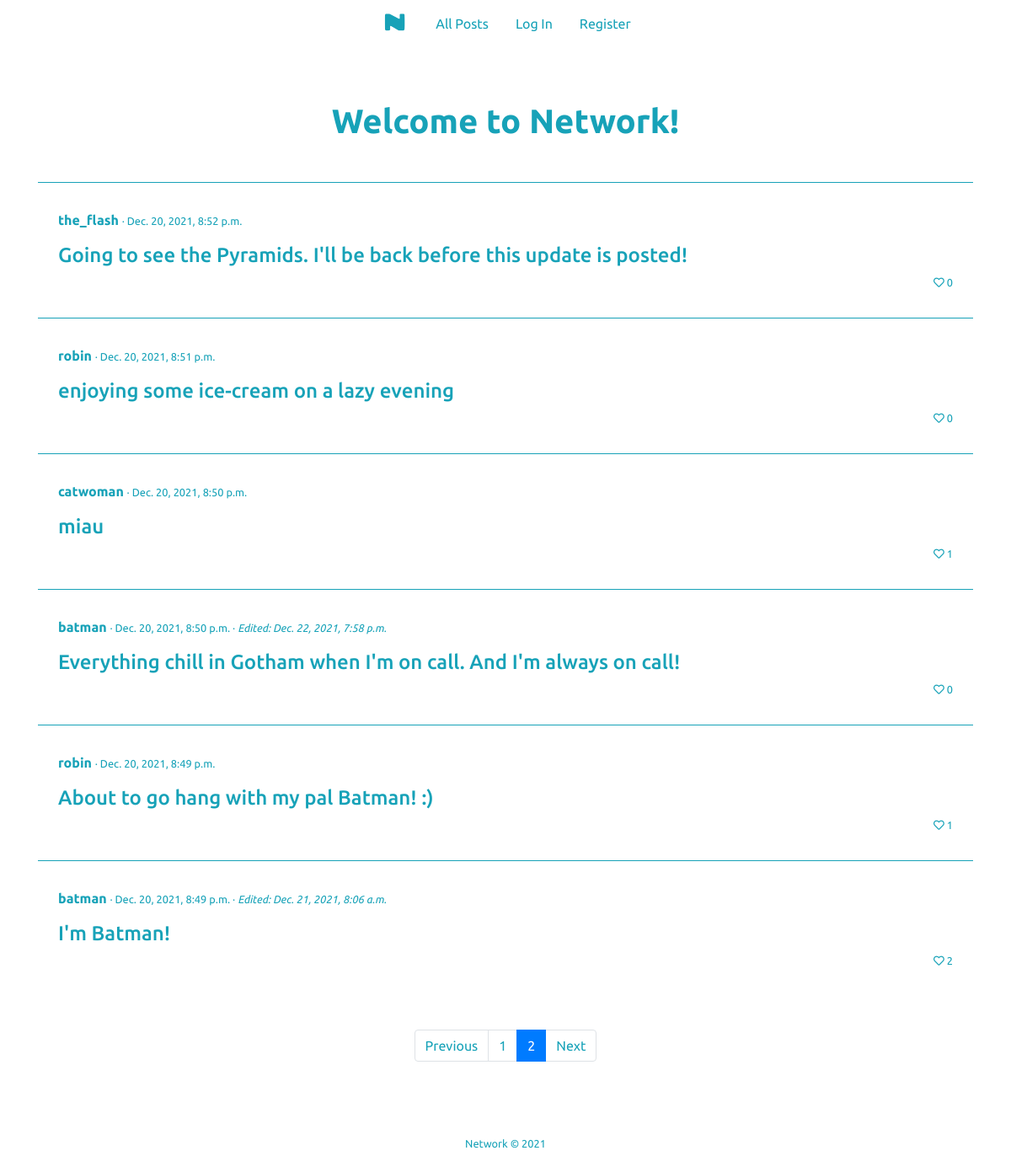
The page /network/allposts?page=2 on the database its author committed.
### network/models.py (models this page shows, shortened)
class Post(models.Model):
    text = models.TextField(max_length=300)
    author = models.ForeignKey("User", on_delete=models.PROTECT, related_name="post_author")
    timestamp = models.DateTimeField(auto_now_add=True)
    modified = models.DateTimeField(auto_now=True)
    liked = models.ManyToManyField("User", blank=True, related_name="likedby")

class User(AbstractUser):
    pass

### network/views.py (the view)
# urls.py: path("network/allposts", views.allposts, name="allposts"),
def allposts(request):
    userinfo = False
    if request.user.is_authenticated:
        userinfo = User.objects.get(username=request.user)
    postslist = Post.objects.all().order_by("-timestamp")
    paginator = Paginator(postslist, 10) # Show 10 posts per page.
    page = request.GET.get('page', 1)
    try:
        posts = paginator.page(page)
    except PageNotAnInteger:
        posts = paginator.page(1)
    except EmptyPage:
        posts = paginator.page(paginator.num_pages)
    return render(request, "network/allposts.html", {
        "posts": posts,
        "user": userinfo
    })

### network/templates/network/allposts.html (shortened to what this page needs)
{% extends "network/layout.html" %}
{% load static %}
{% block body %}
    <div class="container mt-5 pt-3">
        <h1 class="text-info mb-5 text-center font-weight-bold">Welcome to Network!</h1>
        {% for post in posts %}
        <div class="border border-info border-bottom-0 border-left-0 border-right-0 text-info mb-2">
            <div class="mt-4 py-2 px-4">
                <p>
                    <span><a href="{% url 'profile' post.author %}" class="viewprofile text-info font-weight-bold">{{ post.author }}</a></span>
                    {% if post.timestamp == post.modified %}
                        <span class="small"> · {{ post.timestamp }}</span>
                    {% else %}
                        <span class="small"> · {{ post.timestamp }} · <em>Edited: {{ post.modified }}</em></span>
                    {% endif %}
                </p>
                <h4 class="mt4 post-{{post.id }}">{{ post.text }}</h4>
                {% if user.is_authenticated %}
                    {% if user == post.author %}
                        <p class=" small text-right">
                            <i class='far fa-heart heart like-author no-drop'></i> {{ post.liked.all.count }}
                        </p>
                    {% else %}
                        {% if user in post.liked.all %}
                            <p class=" small text-right">
                                <i data-postid="{{ post.id }}" class='fas fa-heart text-danger heart heart-dislike'></i> {{ post.liked.all.count }}
                            </p>
                        {% else %}
                            <p class=" small text-right">
                                <i data-postid="{{ post.id }}" class='far fa-heart heart heart-like'></i> {{ post.liked.all.count }}
                            </p>
                        {% endif %}
                    {% endif %}
                {% else %}
                    <p class=" small text-right">
                        <i class='far fa-heart heart like-nonuser no-drop'></i> {{ post.liked.all.count }}
                    </p>
                {% endif %}
            </div>
        </div>
        {% endfor %}
        {% if posts.has_other_pages %}
        <ul class="pagination justify-content-center mt-5">
            {% if posts.has_previous %}
                <li class="page-item"><a href="?page={{ posts.previous_page_number }}" class="page-link text-info">Previous</a></li>
            {% else %}
                <li class="page-item disabled"><span class="page-link text-info">Previous</span></li>
            {% endif %}
            {% for i in posts.paginator.page_range %}
                {% if posts.number == i %}
                    <li class="page-item active activemine"><span class="page-link">{{ i }}</span></li>
                {% else %}
                    <li class="page-item"><a class="page-link text-info" href="?page={{ i }}">{{ i }}</a></li>
                {% endif %}
            {% endfor %}
            {% if posts.has_next %}
                <li class="page-item"><a href="?page={{ posts.next_page_number }}" class="page-link text-info">Next</a></li>
            {% else %}
                <li class="page-item disabled"><span class="page-link text-info">Next</span></li>
            {% endif %}
        </ul>
        {% endif %}
    </div>
{% endblock %}

### network/static/network/styles.css (style rules this page uses)
:root { --blueinfo: #17a2b8; --blueinfohover: #138496; }
body { font-family: 'Ubuntu', sans-serif; }
.activemine { background-color: var(--blueinfo) !important; color: white !important; }

### rows shown on the page
Post: author "the_flash", timestamp "Dec. 20, 2021, 8:52 p.m.", text "Going to see the Pyramids. I'll be back before this update is posted!", liked.all.count "0"
Post: author "robin", timestamp "Dec. 20, 2021, 8:51 p.m.", text "enjoying some ice-cream on a lazy evening", liked.all.count "0"
Post: author "catwoman", timestamp "Dec. 20, 2021, 8:50 p.m.", text "miau", liked.all.count "1"
Post: author "batman", timestamp "Dec. 20, 2021, 8:50 p.m.", modified "Dec. 22, 2021, 7:58 p.m.", text "Everything chill in Gotham when I'm on call. And I'm always on call!", liked.all.count "0"
Post: author "robin", timestamp "Dec. 20, 2021, 8:49 p.m.", text "About to go hang with my pal Batman! :)", liked.all.count "1"
Post: author "batman", timestamp "Dec. 20, 2021, 8:49 p.m.", modified "Dec. 21, 2021, 8:06 a.m.", text "I'm Batman!", liked.all.count "2"

### other values the page prints
{{ i }} "1"
{{ i }} "2"
